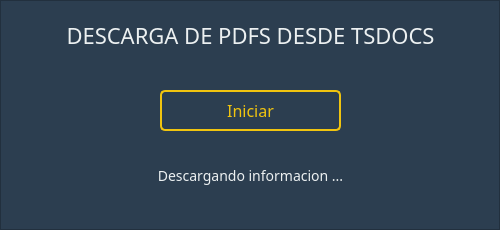
<?xml version="1.0" encoding="UTF-8"?>
<ui version="4.0">
 <class>DescargaDePDF</class>
 <widget class="QMainWindow" name="DescargaDePDF">
  <property name="geometry">
   <rect>
    <x>0</x>
    <y>0</y>
    <width>500</width>
    <height>230</height>
   </rect>
  </property>
  <property name="windowTitle">
   <string>MainWindow</string>
  </property>
  <property name="styleSheet">
   <string notr="true">#fondo {
	background-color: #2c3e50;
}

#titulo {
	color: #ecf0f1;
	font-size: 22px;
	font-family: Poppins;
}

#btn {
	border-style: None;
	font-size: 16px;
	font-family: Poppins;
	border-radius: 5px;
	border: 2px solid #f1c40f;
	color: #f1c40f; 
}

#btn::hover {
	border-style: None;
	background-color: #1abc9c;
	font-size: 16px;
	font-family: Poppins;
	color: #ecf0f1; 
	border-radius: 5px;
	border: 2px solid #bdc3c7;
}

#info {
	font-family: Poppins;
	color: #ecf0f1;
	font-size: 14px;
}</string>
  </property>
  <widget class="QWidget" name="centralwidget">
   <widget class="QFrame" name="fondo">
    <property name="geometry">
     <rect>
      <x>0</x>
      <y>0</y>
      <width>500</width>
      <height>230</height>
     </rect>
    </property>
    <property name="frameShape">
     <enum>QFrame::StyledPanel</enum>
    </property>
    <property name="frameShadow">
     <enum>QFrame::Raised</enum>
    </property>
    <widget class="QLabel" name="titulo">
     <property name="geometry">
      <rect>
       <x>0</x>
       <y>10</y>
       <width>501</width>
       <height>51</height>
      </rect>
     </property>
     <property name="text">
      <string>DESCARGA DE PDFS DESDE TSDOCS</string>
     </property>
     <property name="alignment">
      <set>Qt::AlignCenter</set>
     </property>
     <property name="indent">
      <number>0</number>
     </property>
    </widget>
    <widget class="QPushButton" name="btn">
     <property name="geometry">
      <rect>
       <x>160</x>
       <y>90</y>
       <width>181</width>
       <height>41</height>
      </rect>
     </property>
     <property name="cursor">
      <cursorShape>PointingHandCursor</cursorShape>
     </property>
     <property name="text">
      <string>Iniciar</string>
     </property>
    </widget>
    <widget class="QLabel" name="info">
     <property name="geometry">
      <rect>
       <x>70</x>
       <y>160</y>
       <width>361</width>
       <height>31</height>
      </rect>
     </property>
     <property name="text">
      <string>Descargando informacion ...</string>
     </property>
     <property name="alignment">
      <set>Qt::AlignCenter</set>
     </property>
    </widget>
   </widget>
  </widget>
 </widget>
 <resources/>
 <connections/>
</ui>
